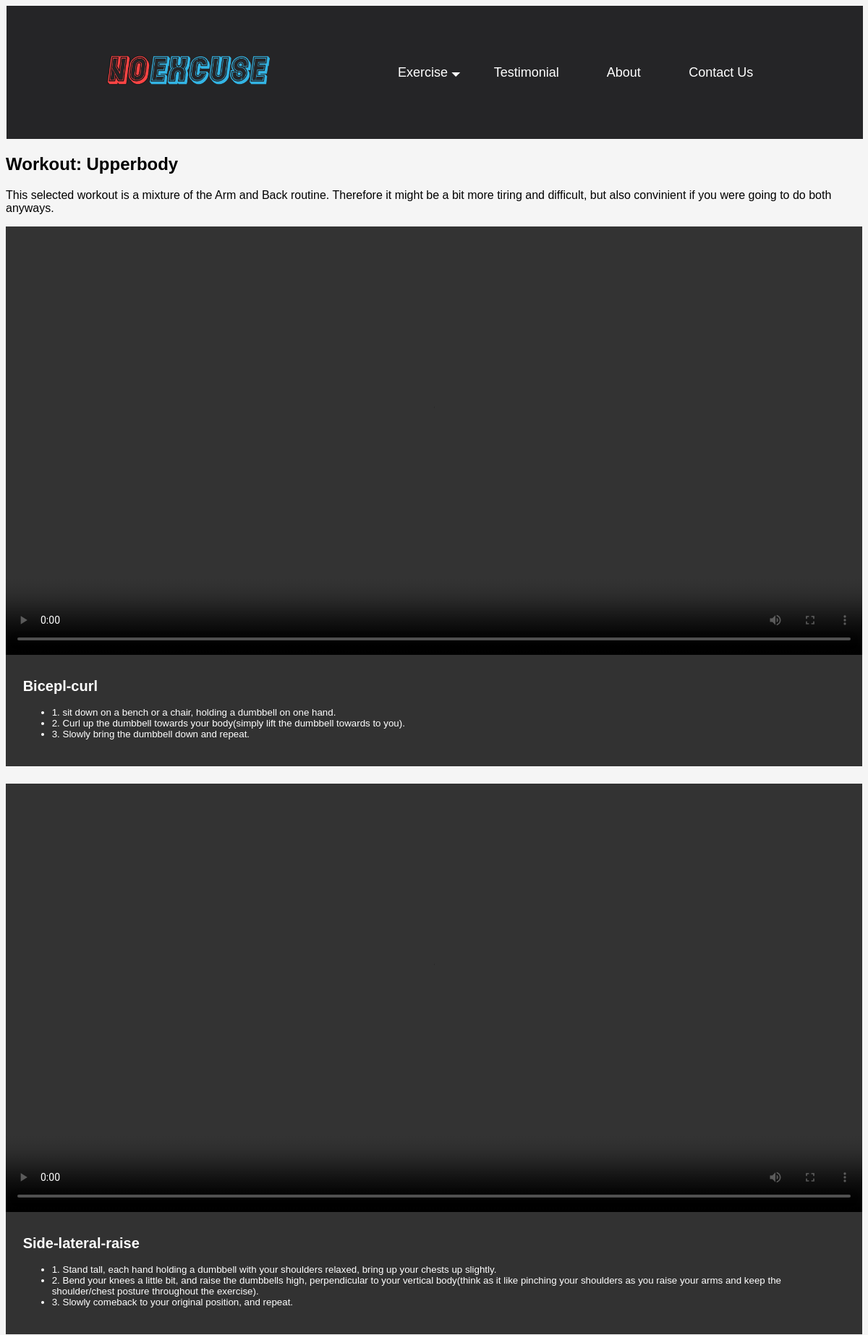
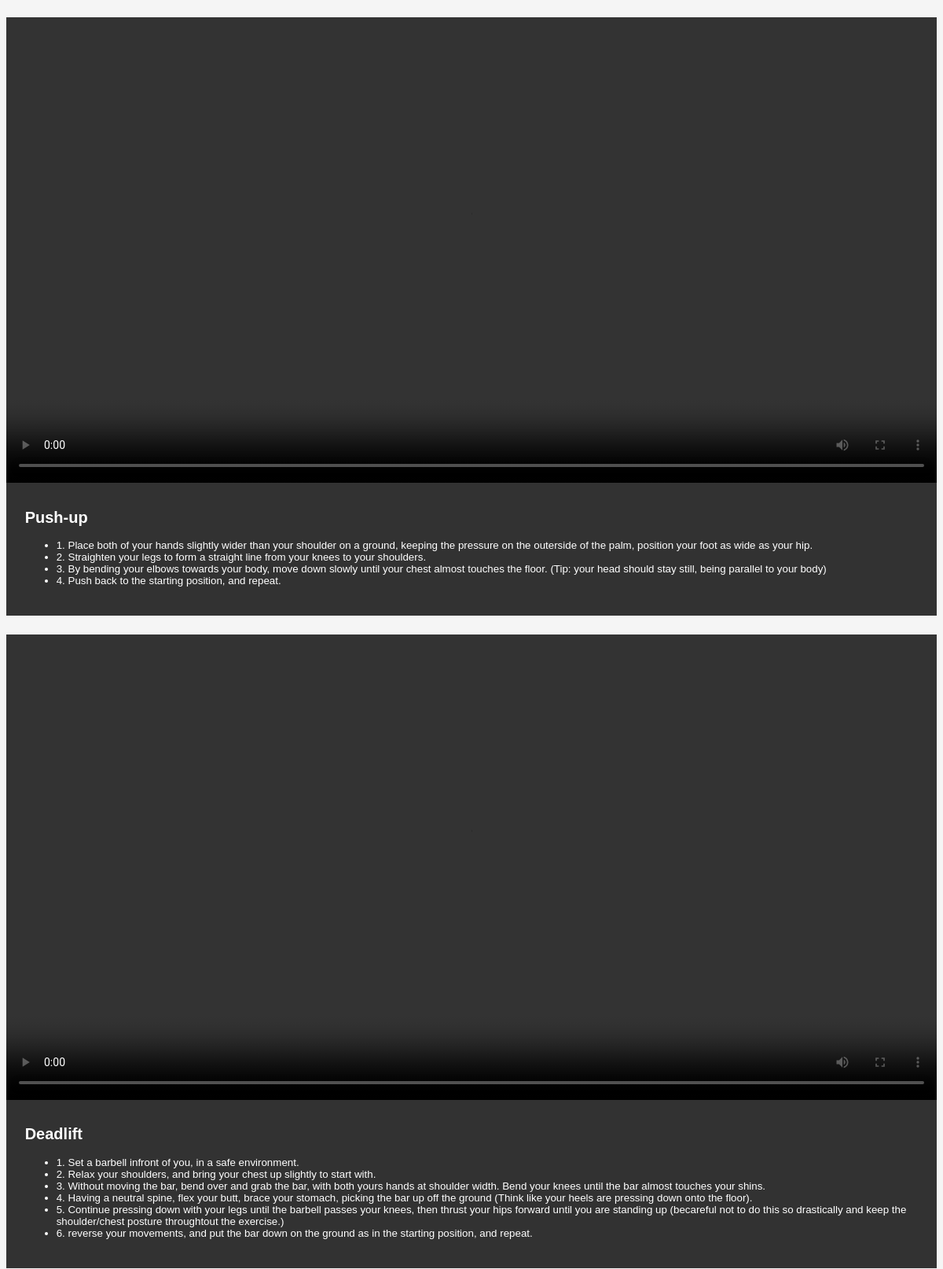
Page /exercisenow/3 (upper part) on the committed database (2 pictures, top to bottom).
### tables this page shows
CREATE TABLE Routine (id INTEGER PRIMARY KEY AUTOINCREMENT, name TEXT, decscription TEXT);

CREATE TABLE ExerciseRoutine (Routine INTEGER REFERENCES Routine (id), Exercise INTEGER REFERENCES Exercise (id), reps INTEGER, sets INTEGER, term INTEGER);

CREATE TABLE Exercise (id INTEGER PRIMARY KEY AUTOINCREMENT, name TEXT, weight INTEGER, description TEXT);

### app.py (the view)
@app.route('/exercisenow/<int:id>')
def exercisenow(id):
    exercisenow = sqlite_conn('database.db', 'SELECT Exercise.name, ExerciseRoutine.reps, ExerciseRoutine.sets, ExerciseRoutine.term, Exercise.description FROM ExerciseRoutine INNER JOIN Exercise ON ExerciseRoutine.Exercise=Exercise.id WHERE ExerciseRoutine.Routine= (SELECT id FROM Routine WHERE id = {})'.format(id))
    description = sqlite_conn('database.db', 'SELECT Routine.decscription FROM Routine WHERE id == {};'.format(id), True)
    return render_template('exercisenow.html', exercisenow=exercisenow, description=description[0])

### app.py (called while the page is built)
def sqlite_conn(database, query, single=False):
    conn = sqlite3.connect(database)
    cur = conn.cursor()
    cur.execute(query)
    results = cur.fetchone() if single else cur.fetchall()
    conn.close()
    return results

### templates/exercisenow.html (shortened to what this page needs)
{% extends 'layout.html' %}
{% block content %}
<div class="exercise_layout">
    {{description|safe}}
    {% for exercise in exercisenow %}
    <div class="exercise_layout_element">
        <div class="exercise_layout_element_vid">
            <video controls><source src="/static/Exercise_Video/{{exercise[0]}}.mp4" type="video/mp4"></video>
        </div>
        <div class="exercise_layout_element_text">
            <div class="exercise_layout_element_text_desc">
                <p>{{exercise[4]|safe}} </p>
            </div>
        </div>
    </div>
    {% endfor %}
</div>
{% endblock %}

### static/css/style.css (style rules this page uses)
html { box-sizing: border-box; margin: 0; padding: 0; background-color:whitesmoke; font-family: Verdana, Tahoma, sans-serif; }
.exercise_layout { overflow: auto; width: 90%; height: auto; margin: 0 0 0 5%; }
.exercise_layout_element { display: flex; max-height: 600px; }
.exercise_layout_element_text { width: 30%; float: left; height: auto; background-color: rgb(50, 50, 50); margin-bottom: 1.25%; font-size: smaller; padding: 5%; color: white; }
.exercise_layout_element_text_desc { width: 100%; height: 100%; justify-content: center; overflow: auto; }
.exercise_layout_element_vid { width:60%; float: left; height: auto; margin-bottom: 1%; }
.exercise_layout video { width: 100%; }
.gridview_layout *, .gridview_layout *::after, *::before { margin: 0; padding: 0; box-sizing: border-box; font-family: Verdana, Tahoma, sans-serif; }
@media screen and (max-width : 1550px) { .exercise_layout_element_text { width: 38%; padding: 1%; } }
@media screen and (max-width : 1200px) { .exercise_layout_element_text { width: 96%; margin: 0 0 2% 0; padding: 2%; } }
@media screen and (max-width : 1200px) { .exercise_layout_element { display: block; } }
@media screen and (max-width : 1200px) { .exercise_layout_element_vid { width: 100%; margin-bottom: -1%; } }
@media screen and (max-width : 1200px) { .exercise_layout { width: 100%; margin: 0; } }

### rows in the picture
Routine: decscription "Workout: Upperbody This selected workout is a mixture of the Arm and Back routine. Therefore it might be a bit more tiring and difficult, but also convinient if you were going to do both anyways."
ExerciseRoutine: description "Bicepl-curl 1. sit down on a bench or a chair, holding a dumbbell on one hand. 2. Curl up the dumbbell towards your body(simply lift the dumbbell towards to you). 3. Slowly bring the dumbbell down and repeat."
ExerciseRoutine: description "Side-lateral-raise 1. Stand tall, each hand holding a dumbbell with your shoulders relaxed, bring up your chests up slightly. 2. Bend your knees a little bit, and raise the dumbbells high, perpendicular to your vertical body(think as it like pinching your shoulders as you raise your arms and keep the shoulder/chest posture throughout the exercise). 3. Slowly comeback to your original position, and repeat."
ExerciseRoutine: description "Push-up 1. Place both of your hands slightly wider than your shoulder on a ground, keeping the pressure on the outerside of the palm, position your foot as wide as your hip. 2. Straighten your legs to form a straight line from your knees to your shoulders. 3. By bending your elbows towards your body, move down slowly until your chest almost touches the floor. (Tip: your head should stay still, being parallel to your body) 4. Push back to the starting position, and repeat."
ExerciseRoutine: description "Deadlift 1. Set a barbell infront of you, in a safe environment. 2. Relax your shoulders, and bring your chest up slightly to start with. 3. Without moving the bar, bend over and grab the bar, with both yours hands at shoulder width. Bend your knees until the bar almost touches your shins. 4. Having a neutral spine, flex your butt, brace your stomach, picking the bar up off the ground (Think like your heels are pressing down onto the floor). 5. Continue pressing down with your legs until the barbell passes your knees, then thrust your hips forward until you are standing up (becareful not to do this so drastically and keep the shoulder/chest posture throughtout the exercise.) 6. reverse your…"
